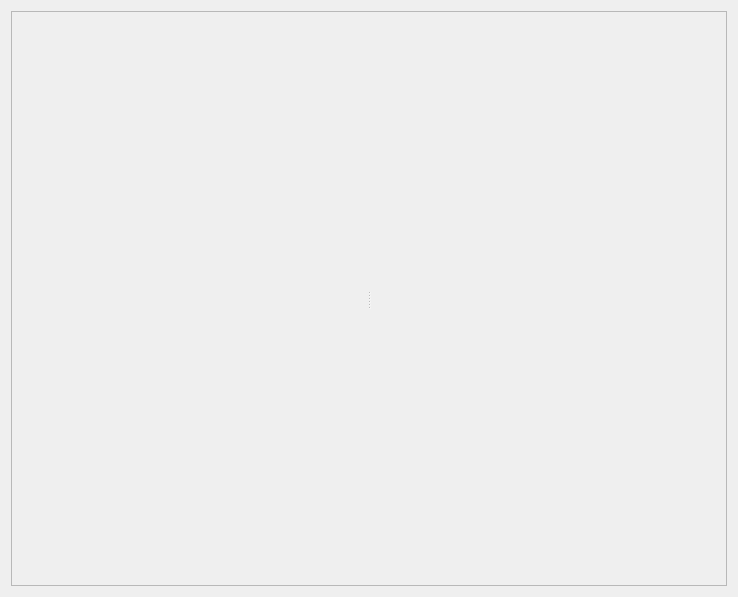
<?xml version="1.0" encoding="UTF-8"?>
<ui version="4.0">
 <class>LogPanel</class>
 <widget class="QWidget" name="LogPanel">
  <property name="geometry">
   <rect>
    <x>0</x>
    <y>0</y>
    <width>738</width>
    <height>597</height>
   </rect>
  </property>
  <property name="windowTitle">
   <string>Log</string>
  </property>
  <property name="windowIcon">
   <iconset resource="../../../../Tools/Libs/GuiFoundation/QtResources/resources.qrc">
    <normaloff>:/GuiFoundation/Icons/Log.svg</normaloff>:/GuiFoundation/Icons/Log.svg</iconset>
  </property>
  <layout class="QVBoxLayout" name="verticalLayout_4">
   <item>
    <widget class="QFrame" name="dockWidgetContents">
     <property name="frameShape">
      <enum>QFrame::StyledPanel</enum>
     </property>
     <property name="frameShadow">
      <enum>QFrame::Sunken</enum>
     </property>
     <layout class="QVBoxLayout" name="verticalLayout_3">
      <property name="spacing">
       <number>0</number>
      </property>
      <property name="leftMargin">
       <number>0</number>
      </property>
      <property name="topMargin">
       <number>0</number>
      </property>
      <property name="rightMargin">
       <number>0</number>
      </property>
      <property name="bottomMargin">
       <number>0</number>
      </property>
      <item>
       <widget class="QSplitter" name="splitter">
        <property name="sizePolicy">
         <sizepolicy hsizetype="Expanding" vsizetype="Expanding">
          <horstretch>0</horstretch>
          <verstretch>0</verstretch>
         </sizepolicy>
        </property>
        <property name="orientation">
         <enum>Qt::Horizontal</enum>
        </property>
        <widget class="QWidget" name="layoutWidget1">
         <layout class="QVBoxLayout" name="verticalLayout">
          <item>
           <widget class="plQtLogWidget" name="EditorLog" native="true"/>
          </item>
         </layout>
        </widget>
        <widget class="QWidget" name="layoutWidget2">
         <layout class="QVBoxLayout" name="verticalLayout_2">
          <item>
           <widget class="plQtLogWidget" name="EngineLog" native="true"/>
          </item>
         </layout>
        </widget>
       </widget>
      </item>
     </layout>
    </widget>
   </item>
  </layout>
 </widget>
 <customwidgets>
  <customwidget>
   <class>plQtLogWidget</class>
   <extends>QWidget</extends>
   <header location="global">GuiFoundation/Widgets/LogWidget.moc.h</header>
   <container>1</container>
  </customwidget>
 </customwidgets>
 <resources>
  <include location="../../../../Tools/Libs/GuiFoundation/QtResources/resources.qrc"/>
  <include location="../../QtResources/resources.qrc"/>
 </resources>
 <connections/>
</ui>
